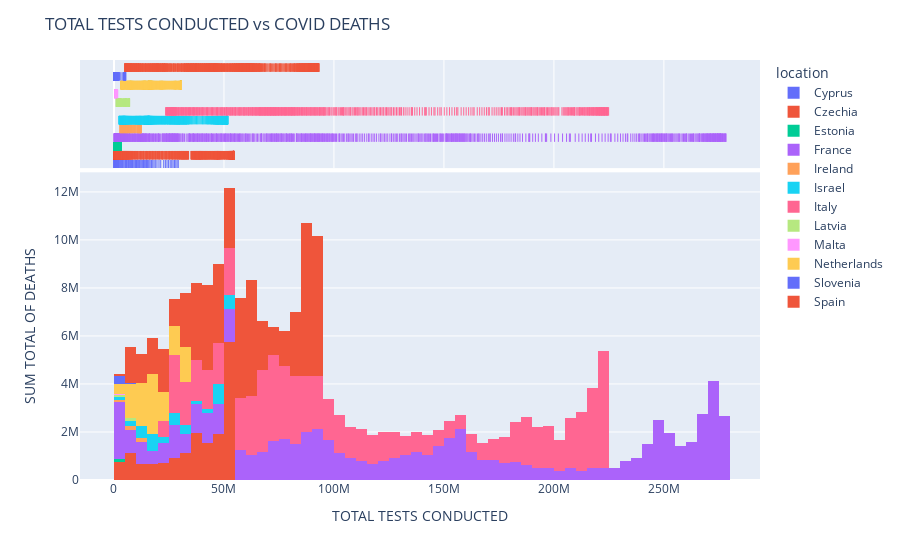

Notebook code cell kept with this figure:
### Markdown cell above
### <center>WHAT IS THE RELATIONSHIP BETWEEN TOTAL TESTS CONDUCTED AND NUMBER OF COVID DEATHS?</center>

### Code cell
fig = px.histogram (df.dropna(),x = ['total_tests'] ,y ='total_deaths',hover_data=['new_cases'],color = 'location' , marginal='rug')
fig.update_layout(title = 'TOTAL TESTS CONDUCTED vs COVID DEATHS' ,yaxis_title = 'SUM TOTAL OF DEATHS',xaxis_title = "TOTAL TESTS CONDUCTED")
fig.layout.update(showlegend = True)
fig.show()
